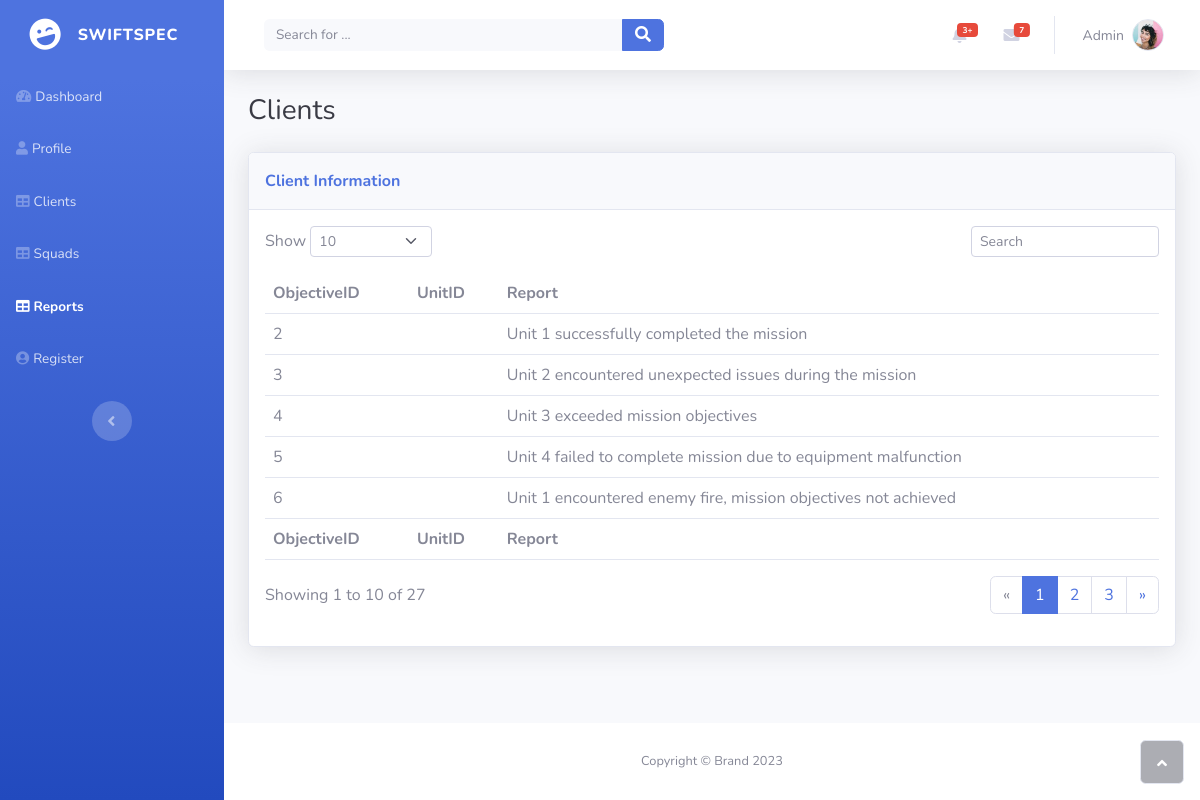
The app's page /reports.php with its own data.
### tables this page shows
CREATE TABLE `report` (
  `ReportID` int(11) NOT NULL,
  `ObjectiveID` int(11) DEFAULT NULL,
  `Report` text DEFAULT NULL
);

### php/displayreports.php (called while the page is built)
<?php
require_once 'connection.php';
$sql = "SELECT * FROM report";
$result = $connection->query($sql);
$rows = array();
if ($result->num_rows > 0) {
  while($row = $result->fetch_assoc()) {
    $rows[] = $row;
  }
}
?>

### reports.php (the view, shortened to what this page needs)
<?php
    require_once 'php/displayreports.php';
?>
<!DOCTYPE html>
<html lang="en">
<head>
    <link rel="stylesheet" href="assets/bootstrap/css/bootstrap.min.css">
    <link rel="stylesheet" href="assets/fonts/fontawesome-all.min.css">
</head>
<body id="page-top">
    <div id="wrapper">
        <nav class="navbar navbar-dark align-items-start sidebar sidebar-dark accordion bg-gradient-primary p-0">
            <div class="container-fluid d-flex flex-column p-0"><a class="navbar-brand d-flex justify-content-center align-items-center sidebar-brand m-0" href="#">
                    <div class="sidebar-brand-icon rotate-n-15"><i class="fas fa-laugh-wink"></i></div>
                    <div class="sidebar-brand-text mx-3"><span>SwiftSpec</span></div>
                </a>
                <ul class="navbar-nav text-light" id="accordionSidebar">
                    <li class="nav-item"><a class="nav-link" href="admin.php"><i class="fas fa-tachometer-alt"></i><span>Dashboard</span></a></li>
                    <li class="nav-item"><a class="nav-link" href="profile.html"><i class="fas fa-user"></i><span>Profile</span></a></li>
                    <li class="nav-item"><a class="nav-link" href="clients.php"><i class="fas fa-table"></i><span>Clients</span></a></li>
                    <li class="nav-item"><a class="nav-link" href="squads.php"><i class="fas fa-table"></i><span>Squads</span></a></li>
                    <li class="nav-item"><a class="nav-link active" href="reports.php"><i class="fas fa-table"></i><span>Reports</span></a></li>
                    <li class="nav-item"><a class="nav-link" href="register.html"><i class="fas fa-user-circle"></i><span>Register</span></a></li>
                </ul>
                <div class="text-center d-none d-md-inline"><button class="btn rounded-circle border-0" id="sidebarToggle" type="button"></button></div>
            </div>
        </nav>
        <div class="d-flex flex-column" id="content-wrapper">
            <div id="content">
                <nav class="navbar navbar-light navbar-expand bg-white shadow mb-4 topbar static-top">
                    <div class="container-fluid"><button class="btn btn-link d-md-none rounded-circle me-3" id="sidebarToggleTop" type="button"><i class="fas fa-bars"></i></button>
                        <form class="d-none d-sm-inline-block me-auto ms-md-3 my-2 my-md-0 mw-100 navbar-search">
                            <div class="input-group"><input class="bg-light form-control border-0 small" type="text" placeholder="Search for ..."><button class="btn btn-primary py-0" type="button"><i class="fas fa-search"></i></button></div>
                        </form>
                        <ul class="navbar-nav flex-nowrap ms-auto">
                            <li class="nav-item dropdown no-arrow mx-1">
                                <div class="nav-item dropdown no-arrow"><a class="dropdown-toggle nav-link" aria-expanded="false" data-bs-toggle="dropdown" href="#"><span class="badge bg-danger badge-counter">3+</span><i class="fas fa-bell fa-fw"></i></a>
                                </div>
                            </li>
                            <li class="nav-item dropdown no-arrow mx-1">
                                <div class="nav-item dropdown no-arrow"><a class="dropdown-toggle nav-link" aria-expanded="false" data-bs-toggle="dropdown" href="#"><span class="badge bg-danger badge-counter">7</span><i class="fas fa-envelope fa-fw"></i></a>
                                </div>
                            </li>
                            <li class="nav-item dropdown no-arrow">
                                <div class="nav-item dropdown no-arrow"><a class="dropdown-toggle nav-link" aria-expanded="false" data-bs-toggle="dropdown" href="#"><span class="d-none d-lg-inline me-2 text-gray-600 small">Admin</span><img class="border rounded-circle img-profile" src="assets/img/avatars/avatar1.jpeg"></a>
                                </div>
                            </li>
                        </ul>
                    </div>
                </nav>
                <div class="container-fluid">
                    <h3 class="text-dark mb-4">Clients</h3>
                    <div class="card shadow">
                        <div class="card-header py-3">
                            <p class="text-primary m-0 fw-bold">Client Information</p>
                        </div>
                        <div class="card-body">
                            <div class="row">
                                <div class="col-md-6 text-nowrap">
                                    <div id="dataTable_length" class="dataTables_length" aria-controls="dataTable"><label class="form-label">Show&nbsp;<select class="d-inline-block form-select form-select-sm">
                                                <option value="10" selected="">10</option>
                                            </select>&nbsp;</label></div>
                                </div>
                                <div class="col-md-6">
                                    <div class="text-md-end dataTables_filter" id="dataTable_filter"><label class="form-label"><input type="search" class="form-control form-control-sm" aria-controls="dataTable" placeholder="Search"></label></div>
                                </div>
                            </div>
                            <div class="table-responsive table mt-2" id="dataTable" role="grid" aria-describedby="dataTable_info">
                                <table class="table my-0" id="dataTable">
                                    <thead>
                                        <tr>
                                            <th>ObjectiveID</th>
                                            <th>UnitID</th>
                                            <th>Report</th>
                                        </tr>
                                    </thead>
                                    <tbody>
                                        <?php foreach ($rows as $row): ?>
                                            <tr>
                                                <td><?php echo $row['ObjectiveID']; ?></td>
                                                <td><?php echo $row['UnitID']; ?></td>
                                                <td><?php echo $row['Report']; ?></td>
                                            </tr>
                                        <?php endforeach; ?>
                                    </tbody>
                                    <tfoot>
                                        <tr>
                                            <td><strong>ObjectiveID</strong></td>
                                            <td><strong>UnitID</strong></td>
                                            <td><strong>Report</strong></td>
                                        </tr>
                                    </tfoot>
                                </table>
                            </div>
                            <div class="row">
                                <div class="col-md-6 align-self-center">
                                    <p id="dataTable_info" class="dataTables_info" role="status" aria-live="polite">Showing 1 to 10 of 27</p>
                                </div>
                                <div class="col-md-6">
                                    <nav class="d-lg-flex justify-content-lg-end dataTables_paginate paging_simple_numbers">
                                        <ul class="pagination">
                                            <li class="page-item disabled"><a class="page-link" aria-label="Previous" href="#"><span aria-hidden="true">«</span></a></li>
                                            <li class="page-item active"><a class="page-link" href="#">1</a></li>
                                            <li class="page-item"><a class="page-link" href="#">2</a></li>
                                            <li class="page-item"><a class="page-link" href="#">3</a></li>
                                            <li class="page-item"><a class="page-link" aria-label="Next" href="#"><span aria-hidden="true">»</span></a></li>
                                        </ul>
                                    </nav>
                                </div>
                            </div>
                        </div>
                    </div>
                </div>
            </div>
            <footer class="bg-white sticky-footer">
                <div class="container my-auto">
                    <div class="text-center my-auto copyright"><span>Copyright © Brand 2023</span></div>
                </div>
            </footer>
        </div><a class="border rounded d-inline scroll-to-top" href="#page-top"><i class="fas fa-angle-up"></i></a>
    </div>
</body>
</html>

### records on screen
report: ObjectiveID "2", Report "Unit 1 successfully completed the mission"
report: ObjectiveID "3", Report "Unit 2 encountered unexpected issues during the mission"
report: ObjectiveID "4", Report "Unit 3 exceeded mission objectives"
report: ObjectiveID "5", Report "Unit 4 failed to complete mission due to equipment malfunction"
report: ObjectiveID "6", Report "Unit 1 encountered enemy fire, mission objectives not achieved"
